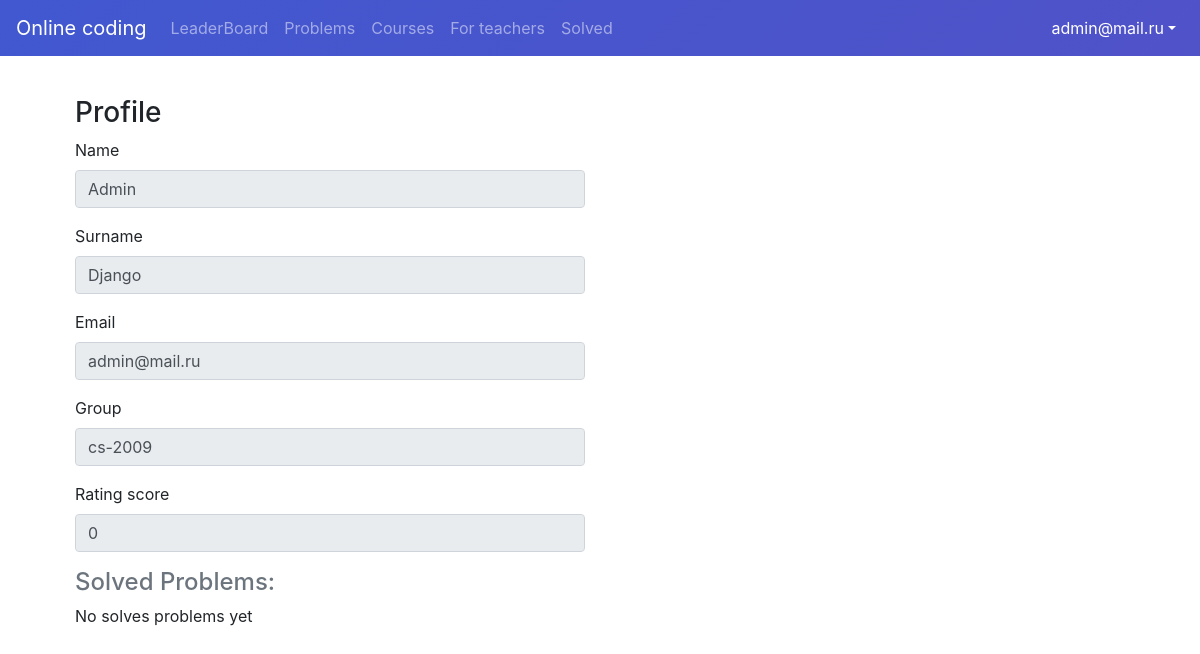
The page /profile (signed in) on the database its author committed.
### user/models.py (models this page shows)
class User(AbstractBaseUser, PermissionsMixin):
    id = models.UUIDField(primary_key=True, default=uuid.uuid4, editable=False)
    first_name = models.CharField(max_length=32)
    surname = models.CharField(max_length=32)
    group = models.CharField(max_length=32)
    role = models.IntegerField(choices=ROLE_CHOICES, default=0)
    is_active = models.BooleanField(default=True)
    is_staff = models.BooleanField(default=False)
    email = models.EmailField(max_length=255, unique=True)
    rating = models.IntegerField(default=0)
    objects = UserManager()
    USERNAME_FIELD = 'email'

### api/views.py (the view)
# urls.py: path('profile', profile, name='profile'),
def profile(request):
    if request.method == 'GET':
        if request.user.is_authenticated:
            return render(request, 'onlineCoding/profile.html')
        else:
            return render(request, 'onlineCoding/404.html')

### templates/onlineCoding/profile.html (shortened to what this page needs)
{% extends 'onlineCoding/base.html' %}
{% block content %}
    <div class="container">
        <div class="row">
            <div class="col-md-12">
                <div class="panel panel-default">
                    <div class="panel-heading col-6">
                        <h3 class="panel-title">Profile</h3>
                    </div>
                    <div class="panel-body col-6">
                        <form action="/base" method="post">
                            <div class="form-group">
                                <label for="name">Name</label>
                                <input type="text" name="name" id="name" class="form-control"
                                       value="{{ user.first_name }}" disabled>
                            </div>
                            <div class="form-group">
                                <label for="surname">Surname</label>
                                <input type="text" name="surname" id="surname" class="form-control"
                                       value="{{ user.surname }}" disabled>
                            </div>
                            <div class="form-group">
                                <label for="email">Email</label>
                                <input type="email" name="email" id="email" class="form-control"
                                       value="{{ user.email }}" disabled>
                            </div>
                            <div class="form-group">
                                <label for="group">Group</label>
                                <input type="text" name="group" id="group" class="form-control"
                                       value="{{ user.group }}" disabled>
                            </div>
                            <div class="form-group">
                                <label for="group">Rating score</label>
                                <input type="number" id="group" class="form-control"
                                       value="{{ user.rating }}" disabled>
                            </div>
                            <div class="text-muted"><h4>Solved Problems:</h4></div>
                            {% for solvedProblem in solvedProblems %}
                            {% empty %}
                                <p>No solves problems yet</p>
                            {% endfor %}
                        </form>
                    </div>
                </div>
            </div>
        </div>
    </div>
{% endblock %}

### templates/onlineCoding/base.html (shortened to what this page needs)
<!DOCTYPE html>
<html lang="en">
<head>
    {% load static %}
    <link rel="stylesheet" href="https://cdn.jsdelivr.net/npm/bootstrap@4.6.1/dist/css/bootstrap.min.css"
>
    <link rel="stylesheet" href="{% static 'onlineCoding/css/style.css' %}">
</head>
<body>
<nav class="navbar navbar-expand-md fixed-top navbar-dark bg-purple-gradient">
    <a class="navbar-brand" href="#">Online coding</a>
    {% with request.resolver_match.url_name as url_name %}
        <div class="navbar-collapse offcanvas-collapse" id="navbarsExampleDefault">
            <ul class="navbar-nav mr-auto">
                <li class="nav-item {% if url_name == 'leaderboard' %} active {% endif %}">
                    <a class="nav-link" href="/leaderboard">LeaderBoard <span class="sr-only">(current)</span></a>
                </li>
                <li class="nav-item {% if url_name == 'problems' %} active {% endif %}">
                    <a class="nav-link" href="/problems">Problems</a>
                </li>
                <li class="nav-item {% if url_name == 'courses' %} active {% endif %}">
                    <a class="nav-link" href="/courses">Courses</a>
                </li>
                <li class="nav-item {% if url_name == 'teacher' %} active {% endif %}">
                    <a class="nav-link" href="/teacher">For teachers</a>
                </li>
                <li class="nav-item {% if url_name == 'solved' %} active {% endif %}">
                    <a class="nav-link" href="/solved">Solved</a>
                </li>
            </ul>
            <ul class="navbar-nav">
                {% if request.user.is_authenticated %}
                    <li class="nav-item dropdown {% if url_name == 'profile' %} active {% endif %}">
                        <a class="nav-link dropdown-toggle" href="#" id="dropdown01" data-toggle="dropdown"
                           aria-haspopup="true" aria-expanded="false">{{ request.user }}</a>
                    </li>
                {% else %}
                    <li class="nav-item">
                        <a class="nav-link" href="/auth">Login/Register</a>
                    </li>
                {% endif %}
            </ul>
        </div>
    {% endwith %}
</nav>
<br>
<br>
<br>
<br>
<main role="main" class="container">
    {% block content %}
    {% endblock %}
</main>
</body>
</html>

### static/onlineCoding/css/style.css (style rules this page uses)
.bg-purple-gradient { background-color: #4158D0; background-image: linear-gradient(135deg, #4158D0 0%, #5052c8 100%); }

### rows shown on the page
User: user "admin@mail.ru", name "Admin", surname "Django", email "admin@mail.ru", group "cs-2009", rating "0"
